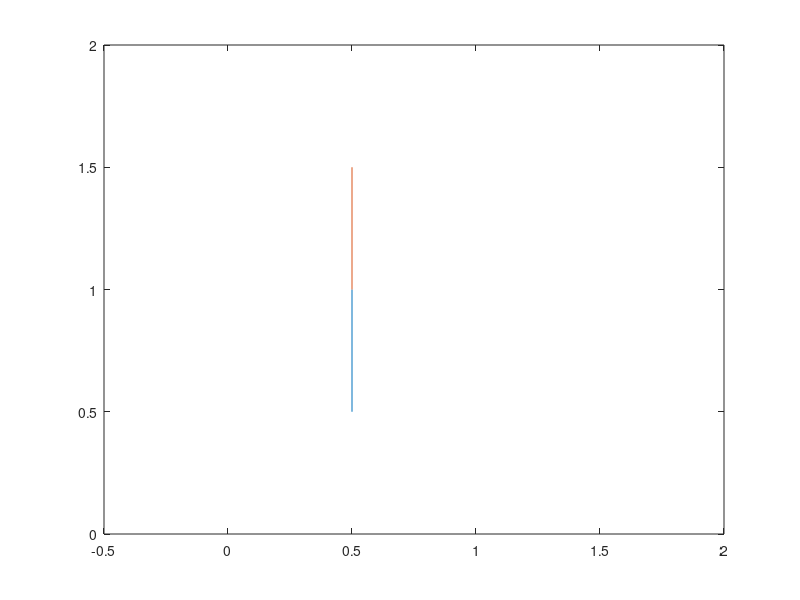

Recreate this plot in MATLAB.
close all
clear all
clc

l1=0.5;
l2=0.5;

%link angles
theta1=linspace(5,90,10);
theta2=linspace(5,90,10);


x0=0.5;
y0=0.5;

for i=1:length(theta1)
   
   THETA1=theta1(i);
 for j=1:length(theta2)
   
   THETA2=theta2(j);
   
   %x1,y1
    x1=x0+l1*cosd(THETA1)
    y1=y0+l1*sind(THETA1);

    %x2,y2
    x2=x1+l2*cosd(THETA2);
    y2=y1+l2*sind(THETA2);
    
    plot([x0 x1],[y0 y1],[x1 x2],[y1 y2])
    
    axis([-0.5 2 0 2])
    pause(0.2)
        
 end
end